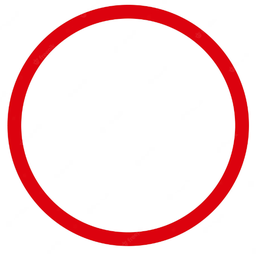
#> input picture image2.png, 256 x 254 px, shrunk from 583 x 579 before the run, found by its file name
$ jupyter execute --allow-errors Modelo.ipynb   (shell and % lines are left out)
#> lines starting #> are read from the running program, lines starting #| are printed output that depends on the picture
[cell 1]
import multiprocessing
import numpy as np
from math import *
import matplotlib.pyplot as plt
from functools import partial
from scipy.interpolate import griddata
from PIL import Image
import json

[cell 2]
image = Image.open('image2.png')
#> image is the input picture: PIL image 256x254 RGBA; mean R, G, B, A 249.5, 216.7, 218.3, 255
pixel_size = 5 #reduzco complejidad
ancho, alto = image.size
#> ancho = 256; alto = 254
nuevo_ancho = ancho // pixel_size
#> nuevo_ancho = 51
nuevo_alto = alto // pixel_size
#> nuevo_alto = 50
imagen_pixelada = image.resize((nuevo_ancho, nuevo_alto), Image.NEAREST)
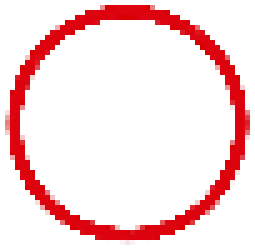
#> imagen_pixelada: PIL image 51x50 RGBA (shown 5 times larger); mean R, G, B, A 249.5, 217.2, 218.8, 255
image = imagen_pixelada.convert('L')
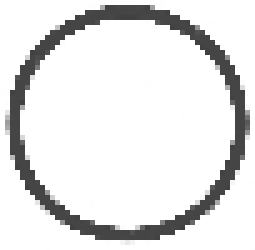
#> image: PIL image 51x50 L (shown 5 times larger); min 65, max 255, mean 227.1
image = np.array(image)
#image = np.random.rand(2,2)
plt.imshow(image,cmap='gray')
image.shape
#> Out = (50, 51)

[cell 3]
class GCell:
    def __init__(self):
        self.recprof = lambda posiciones : np.exp(-((posiciones[:,:,0])**2 + (posiciones[:,:,1])**2)) * np.exp(2j*(posiciones[:,:,1]))

def Accion(posiciones,x,y,phi):
    return np.add(np.matmul(posiciones,np.array([[cos(phi),-sin(phi)],[sin(phi),cos(phi)]])), np.array([x,y]))

def AccionInv(posiciones,x,y,phi):
    #devuelve el punto con la rotacion inversa y desplazado -
    return np.matmul((posiciones - np.array([x,y])), np.array([[cos(phi),sin(phi)],[-sin(phi),cos(phi)]]))
    #return (posiciones - np.array([x,y])) @ np.array([[cos(phi),sin(phi)],[-sin(phi),cos(phi)]]) #no mejora el rendimiento

def O(x,y,phi,imagen,gcell,posiciones):
    #debería cambiar la suma por algo mejor? que aproxime mejor la integral
    return np.sum(imagen * gcell.recprof(posiciones))

class V1:
    def __init__(self, height, width, imagen):
        #inicio un tablero con las células ganglionares bajo la acción del grupo E(2), rotaciones y traslaciones en el plano
        # estaria bien hacer que no dependiera de la imagen elegida (se adapte al tamaño)
        #imagen:
        self.n = imagen.shape[0]
        #posiciones es una discretacizacion del plano por puntos con coordenadas (i,j) habrá que crear células ganglionales con distintas posiciones
        posiciones = np.array(list(product(np.arange(1,self.n+1),repeat=2))).reshape((self.n,self.n,2))
        self.reticulo = None
        pass

def searchPhiP(x,y,imagen,gcell):
    posiciones = np.argwhere(np.ones_like(imagen)).reshape((*np.ones_like(imagen).shape,2))
    #posicionesRotTrans = lambda phi : AccionInv(posiciones,x,y,phi) #rotamos y trasladamos

    espacioBusqueda = np.linspace(0,pi,15) #bajo los cortes, las fibras son S1 pero modulo pi
    #espacioBusqueda = np.linspace(0,2*pi,20) #bajo los cortes tomamos las fibras como S1; asi no sale

    return espacioBusqueda[np.argmax(np.fromiter([np.abs(O(x,y,phi,imagen,gcell,AccionInv(posiciones,x,y,phi))) for phi in espacioBusqueda],dtype=np.float16))]

def allPhiP(imagen,gcell):
    arr = np.argwhere(np.ones_like(imagen)).reshape((*np.ones_like(imagen).shape,2)).reshape(-1, *np.argwhere(np.ones_like(imagen)).reshape((*np.ones_like(imagen).shape,2)).shape[2:])
    prefdOr = {(x,y):searchPhiP(x,y,imagen,gcell) for x,y in arr}
    return prefdOr

def scatterDict(datos,image,plotProyection):
    x = np.array([coord[0] for coord in datos.keys()])
    y = np.array([coord[1] for coord in datos.keys()])
    z = np.array(list(datos.values()))

    mycmap = 'viridis'

    fig = plt.figure(figsize=(20, 20))
    ax1 = fig.add_subplot(2, 2, 1)
    scatter1 = ax1.scatter(y, -x, c=z, cmap=mycmap) #invierto, si no sale al reves
    ax1.set_aspect('equal')
    ax1.set_xlabel('Eje X')
    ax1.set_ylabel('Eje Y')
    ax1.set_title('Orientación preferida para cada punto en la imagen')
    fig.colorbar(scatter1, ax=ax1, label='Orientación preferida [0,pi]',fraction=0.046, pad=0.04)

    ax2 = fig.add_subplot(2, 2, 2, projection='3d')
    if plotProyection:
        z_ = np.zeros(np.array(list(datos.values())).shape) #sirve para visualizar la proyección de los puntos
        scatter2 = ax2.scatter(x, y, z_, c=z, cmap=mycmap)  # El color de los puntos se basa en los valores de z
    else:
        scatter2 = ax2.scatter(x, y, z, c=z, cmap=mycmap)  # El color de los puntos se basa en los valores de z
    ax2.set_xlabel('Eje X')
    ax2.set_ylabel('Eje Y')
    ax2.set_zlabel('PhiP')
    ax2.set_title('Orientación preferida para cada punto en la imagen')
    fig.colorbar(scatter2, ax=ax2, label='Altura = PhiP',fraction=0.046, pad=0.04)
    plt.tight_layout()

# [5 lines of commented-out code are left out]

    ax4 = fig.add_subplot(2, 2, 4)
    ax4.imshow(image, cmap = 'gray')

    plt.show()

[cell 4]
mycell = GCell()
mydict = allPhiP(image,mycell)
#> in allPhiP, `prefdOr = {(x,y):searchPhiP(x,y,imagen,gcell) for x,y in arr}`: prefdOr = 2550 items
#> mydict = 2550 items

[cell 5]
scatterDict(mydict,image,False)
#> in scatterDict, `x = np.array([coord[0] for coord in datos.keys()])`: x = 2550 values from 0 to 49
#> in scatterDict, `y = np.array([coord[1] for coord in datos.keys()])`: y = 2550 values, max 50 at index 50, min 0 at index 0, mean 25
#> in scatterDict, `z = np.array(list(datos.values()))`: z = 2550 values, max 2.92 at index 121, min 0 at index 0, mean 0.594
#> in scatterDict, `plt.show()`:
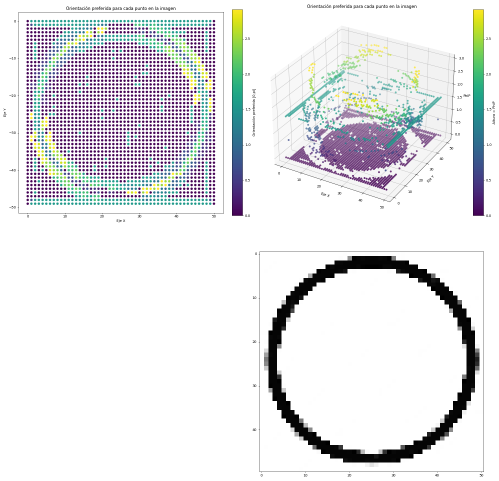
#> figure drawn by matplotlib, 5 panels

$ run again, with lento204pix.png copied over image2.png
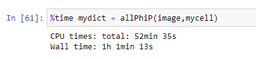
#> input picture lento204pix.png, 256 x 59 px, shrunk from 422 x 97 before the run, found by its file name
#> image is the input picture: PIL image 256x59 RGBA; mean R, G, B, A 243.3, 243.1, 243.7, 255
#> `[cell 2] image = Image.open('image2.png') pixel_size = 5 #reduzco comp..`:
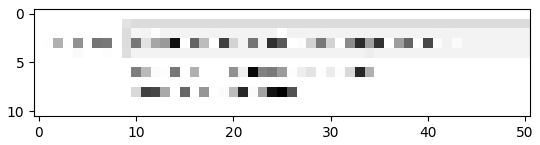
#> figure drawn by matplotlib, 1 panel
#> prefdOr = 561 items
#> x = 561 values from 0 to 10
#> y = 561 values, max 50 at index 50, min 0 at index 0, mean 25
#> z = 561 values, max 2.92 at index 76, min 0 at index 0, mean 0.99

$ run again, with paraleltime204pix.png copied over image2.png
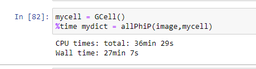
#> input picture paraleltime204pix.png, 256 x 69 px, shrunk from 451 x 122 before the run, found by its file name
#> image is the input picture: PIL image 256x69 RGBA; mean R, G, B, A 242.7, 242.5, 243, 255
#> `[cell 2] image = Image.open('image2.png') pixel_size = 5 #reduzco comp..`:
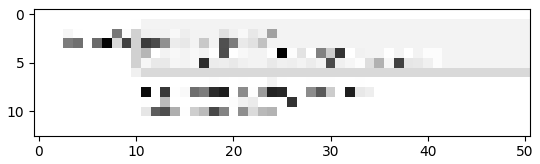
#> figure drawn by matplotlib, 1 panel
#> prefdOr = 663 items
#> x = 663 values from 0 to 12
#> y = 663 values, max 50 at index 50, min 0 at index 0, mean 25
#> z = 663 values, max 2.92 at index 123, min 0 at index 0, mean 1.02
